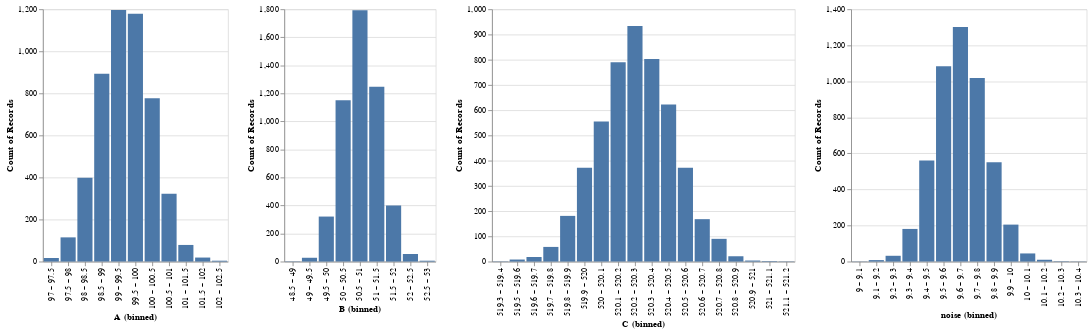

Notebook cell for this chart:
### Markdown cell above
# Posterior distributions

### Code cell
import altair as alt

base = alt.Chart(pd.DataFrame(posterior).head(5000)).mark_bar().encode(y="count()")
base.encode(
    x=alt.X("A:O").bin(maxbins=20),
) | base.encode(
    x=alt.X("B:O").bin(maxbins=20),
) | base.encode(
    x=alt.X("C:O").bin(maxbins=20),
) | base.encode(
    x=alt.X("noise:O").bin(maxbins=20),
)

### Figure 1 — Vega-Lite specification as saved in the notebook (floating-point values rounded to 4 significant figures; data arrays with more than 128 entries replaced by an {"elided": "..."} marker saying what was removed)
{"config": {"view": {"continuousWidth": 300, "continuousHeight": 300}}, "hconcat": [{"mark": {"type": "bar"}, "encoding": {"x": {"bin": {"maxbins": 20}, "field": "A", "type": "ordinal"}, "y": {"aggregate": "count", "type": "quantitative"}}}, {"mark": {"type": "bar"}, "encoding": {"x": {"bin": {"maxbins": 20}, "field": "B", "type": "ordinal"}, "y": {"aggregate": "count", "type": "quantitative"}}}, {"mark": {"type": "bar"}, "encoding": {"x": {"bin": {"maxbins": 20}, "field": "C", "type": "ordinal"}, "y": {"aggregate": "count", "type": "quantitative"}}}, {"mark": {"type": "bar"}, "encoding": {"x": {"bin": {"maxbins": 20}, "field": "noise", "type": "ordinal"}, "y": {"aggregate": "count", "type": "quantitative"}}}], "data": {"name": "data-9044ab3ea4543d36e0d81f76394d879d"}, "$schema": "https://vega.github.io/schema/vega-lite/v5.17.0.json", "datasets": {"data-9044ab3ea4543d36e0d81f76394d879d": {"elided": "5000 records"}}}
